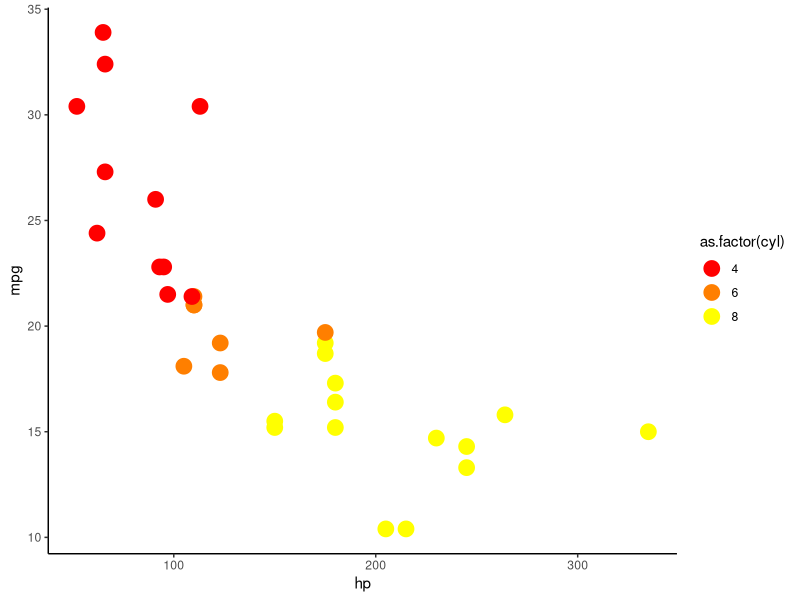
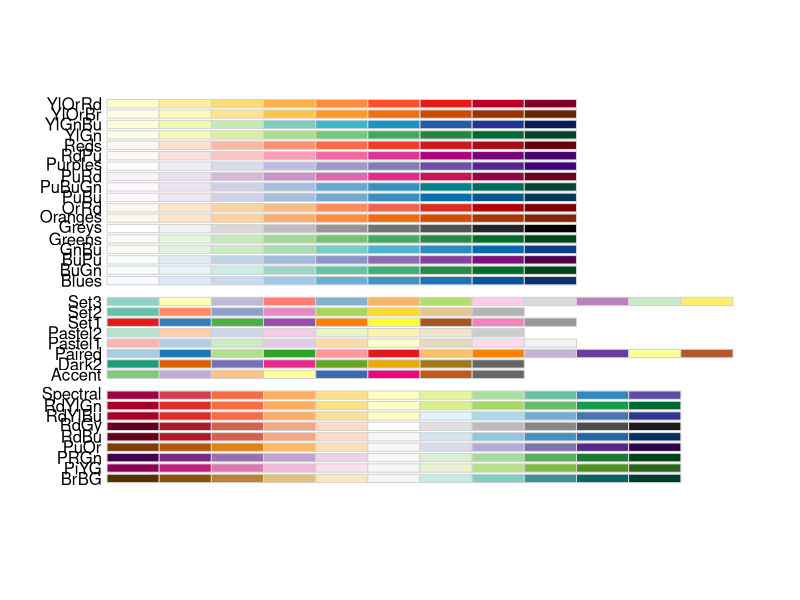
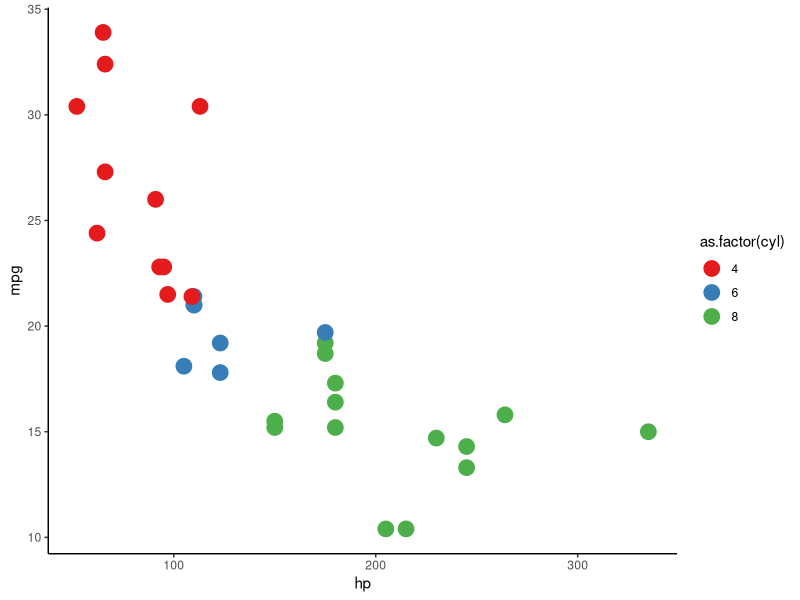

Write R code to recreate these figures, in order.


#**************************************************************
# COLOUR PALETTES IN R 
#**************************************************************

library("tidyverse")
library("grDevices")
library("RColorBrewer")

# reference: 

# 2 main functions: ---------
# colorRamp: Take a palette of colors and return a function that 
# takes valeus between 0 and 1, indicating the extremes of the 
# color palette (e.g. see the gray() function)

# colorRampPalette: Take a palette of colors and return a 
# function that takes integer arguments and returns a vector of 
# colors interpolating the palette (like heat.colors() or topo.colors())

# colorRamp():----------------------
# interpolate colors between red and blue: 
palette <- colorRamp(c("red", "blue"))

# palette is a fn that takes a number between 0 and 1 
palette(0)  # this gives the colour red in RGB

# you can pass any number from 0 to 1 to palette( ) 
palette(1)  # blue 
palette(0.5)  # purple-ish 

# you can also pass a seq numbers: 
palette(seq(0, 1, len = 10))


# you can interpolate between more than 2 cols: 
pal <- colorRamp(c("red", "green", "blue"))
pal(0)
pal(.4)



# colourRampPalette( ): --------------------
pal <- colorRampPalette(c("red", "yellow"))

# pal is a fn that takes an integer arg specifying num of 
# interpolated cols to return: 

pal(2)  # just gives red and yellow 
#FFFF00 ==> in this format, first 2 characters specify red 
# value, then next 2 specify green, then blue (in hex format)


# return 10 cols between red and yellow: 
pal(10)




# testing with ggplot: --------
mtcars %>% 
      ggplot(aes(x = hp,
                 y = mpg)) + 
      geom_point(aes(col = as.factor(cyl)), 
                 size = 5) +
      scale_colour_manual(values = pal(3)) + 
      theme_classic()



# using RColorBrewer: -------------------
# the only real fn to learn is brewer.pal(numColors, "theme name") 

display.brewer.all()
# 3 categories of palettes: sequential, diverging, qualitative 


# let's use 3 cols from the "Set1" palette: 
brewer.pal(3, "Set1")

# if I want I can pass this to colorRampPalette to interpolate
#     between the 3 values chosen 


# testing with ggplot again: -----------------
mtcars %>% 
      ggplot(aes(x = hp,
                 y = mpg)) + 
      geom_point(aes(col = as.factor(cyl)), 
                 size = 5) +
      scale_colour_manual(values = brewer.pal(3, "Set1")) + 
      theme_classic()


